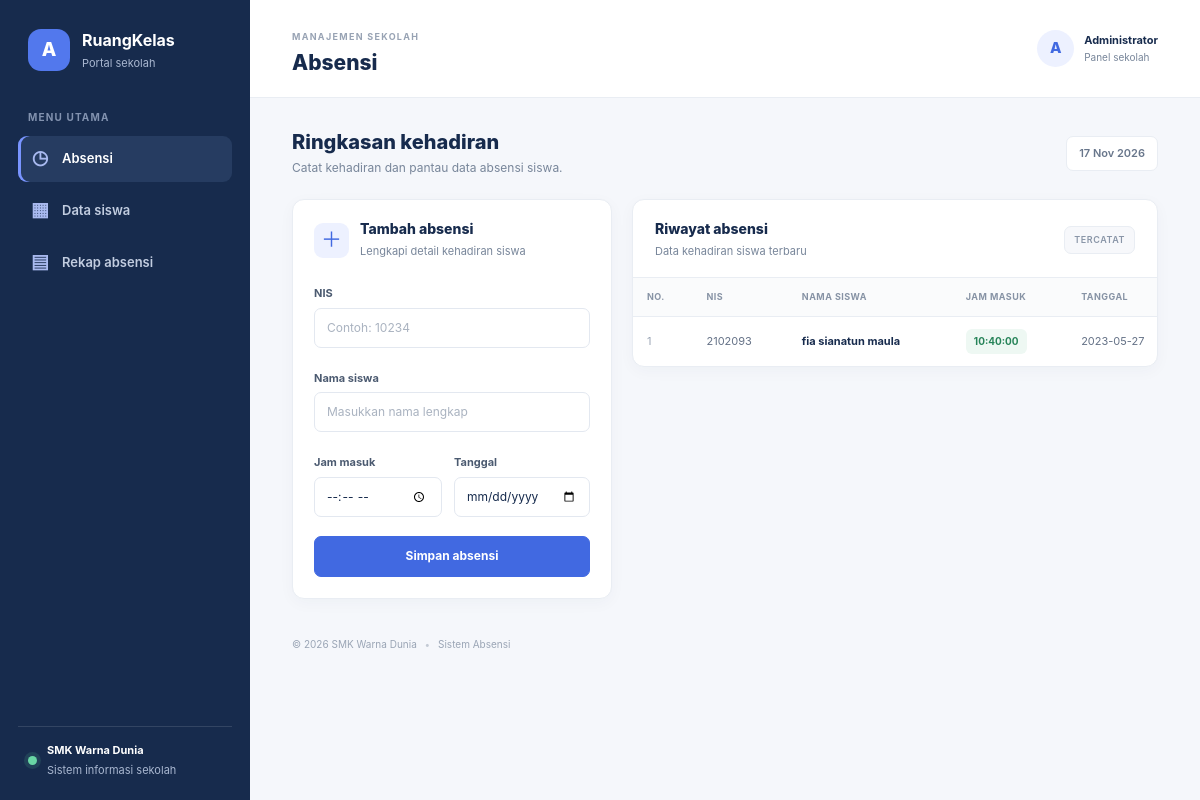
The page / on the database its author committed.
### tables this page shows
CREATE TABLE `absen` (
  `nis` int(11) NOT NULL,
  `nama` varchar(25) NOT NULL,
  `jam_absen` time NOT NULL,
  `tanggal` date NOT NULL
);

### home.php (the view, shortened to what this page needs)
<?php
include "koneksi.php";
$sql = "SELECT * FROM absen ORDER BY tanggal DESC, jam_absen DESC, nis ASC";
$result = mysqli_query($koneksi, $sql);
?>
<div class="page-intro">
    <div>
        <h2>Ringkasan kehadiran</h2>
        <p>Catat kehadiran dan pantau data absensi siswa.</p>
    </div>
    <span class="date-pill"><?= date('d M Y') ?></span>
</div>
<div class="workspace-grid">
    <section class="panel form-panel">
        <div class="panel-heading">
            <div class="section-icon">＋</div>
            <div>
                <h3>Tambah absensi</h3>
                <p>Lengkapi detail kehadiran siswa</p>
            </div>
        </div>
        <form action="proses-tambah-absensi.php" method="post">
            <div class="mb-3">
                <label class="form-label" for="nis">NIS</label>
                <input id="nis" type="text" class="form-control" name="nis" placeholder="Contoh: 10234" required>
            </div>
            <div class="mb-3">
                <label class="form-label" for="nama">Nama siswa</label>
                <input id="nama" type="text" class="form-control" name="nama" placeholder="Masukkan nama lengkap" required>
            </div>
            <div class="form-row">
                <div class="mb-3">
                    <label class="form-label" for="jam_absen">Jam masuk</label>
                    <input id="jam_absen" type="time" class="form-control" name="jam_absen" required>
                </div>
                <div class="mb-3">
                    <label class="form-label" for="tanggal">Tanggal</label>
                    <input id="tanggal" type="date" class="form-control" name="tanggal" required>
                </div>
            </div>
            <button type="submit" class="btn btn-primary w-100" name="simpan" value="simpan">Simpan absensi</button>
        </form>
    </section>
    <section class="panel table-panel">
        <div class="panel-heading panel-heading-between">
            <div>
                <h3>Riwayat absensi</h3>
                <p>Data kehadiran siswa terbaru</p>
            </div>
            <span class="table-label">TERCATAT</span>
        </div>
        <div class="table-responsive">
            <table class="table modern-table align-middle">
                <thead>
                    <tr>
                        <th>No.</th>
                        <th>NIS</th>
                        <th>Nama siswa</th>
                        <th>Jam masuk</th>
                        <th>Tanggal</th>
                    </tr>
                </thead>
                <tbody>
                    <?php $i = 1; while ($data = mysqli_fetch_assoc($result)) { ?>
                        <tr>
                            <td class="row-number"><?= $i++ ?></td>
                            <td><?= htmlspecialchars($data['nis'], ENT_QUOTES, 'UTF-8') ?></td>
                            <td class="student-name"><?= htmlspecialchars($data['nama'], ENT_QUOTES, 'UTF-8') ?></td>
                            <td><span class="time-badge"><?= htmlspecialchars($data['jam_absen'], ENT_QUOTES, 'UTF-8') ?></span></td>
                            <td><?= htmlspecialchars($data['tanggal'], ENT_QUOTES, 'UTF-8') ?></td>
                        </tr>
                    <?php } ?>
                </tbody>
            </table>
        </div>
    </section>
</div>

### style.css (style rules this page uses)
:root { --ink: #172b4d; --muted: #78869a; --line: #e9edf3; --canvas: #f5f7fb; --blue: #4169e1; --blue-dark: #3156c8; --sidebar: #172b4d; --font-sans: Inter, "Segoe UI Variable", "Segoe UI", Arial, sans-serif; }
* { box-sizing: border-box; }
body { margin: 0; background: var(--canvas); color: var(--ink); font-family: var(--font-sans); }
.page-intro { display: flex; align-items: center; justify-content: space-between; gap: 20px; margin-bottom: 22px; }
.page-intro h2 { margin: 0; font-family: var(--font-sans); font-size: 20px; font-weight: 800; }
.page-intro p, .panel-heading p { margin: 5px 0 0; color: var(--muted); font-size: 12px; }
.date-pill, .table-label { display: inline-flex; align-items: center; padding: 8px 12px; border: 1px solid var(--line); border-radius: 7px; background: #fff; color: #68768b; font-size: 11px; font-weight: 600; }
.workspace-grid { display: grid; grid-template-columns: minmax(270px, 320px) minmax(0, 1fr); align-items: start; gap: 20px; }
.panel { min-width: 0; border: 1px solid var(--line); border-radius: 12px; background: #fff; box-shadow: 0 4px 16px rgba(25, 45, 80, .035); }
.form-panel { padding: 21px; }
.panel-heading { display: flex; align-items: center; gap: 11px; margin-bottom: 20px; }
.panel-heading-between { justify-content: space-between; padding: 21px 22px 18px; margin: 0; }
.panel-heading h3 { margin: 0; font-family: var(--font-sans); font-size: 14px; font-weight: 800; }
.panel-heading p { font-size: 11px; }
.section-icon { display: inline-flex; width: 35px; height: 35px; align-items: center; justify-content: center; border-radius: 9px; background: #edf1ff; color: var(--blue); font-size: 21px; }
.form-panel .form-label, .edit-card .form-label { margin-bottom: 6px; color: #4b5a70; font-size: 11px; font-weight: 700; }
.form-control, .form-select { min-height: 40px; border-color: #e3e8f0; border-radius: 7px; color: var(--ink); font-size: 12px; }
.form-control::placeholder { color: #aab3c0; }
.form-row { display: grid; grid-template-columns: 1fr 1fr; gap: 12px; }
.btn-primary { border-color: var(--blue); border-radius: 7px; background: var(--blue); font-size: 12px; font-weight: 700; }
.form-panel .btn-primary { min-height: 41px; margin-top: 3px; }
.table-panel { overflow: hidden; }
.table-label { padding: 6px 9px; background: #f7f8fb; color: #8a96a8; font-size: 9px; letter-spacing: .55px; }
.modern-table { min-width: 700px; margin: 0; border-top: 1px solid var(--line); color: #657287; font-size: 11px; }
.modern-table thead th { padding: 12px 14px; border-bottom: 1px solid var(--line); background: #fafbfc; color: #8793a5; font-size: 9px; font-weight: 700; letter-spacing: .45px; text-transform: uppercase; white-space: nowrap; }
.modern-table tbody td { padding: 12px 14px; border-color: #f0f2f6; vertical-align: middle; }
.modern-table tbody tr:last-child td { border-bottom: 0; }
.row-number { color: #9aa5b5; }
.student-name { color: var(--ink); font-weight: 700; white-space: nowrap; }
.time-badge { display: inline-block; padding: 5px 8px; border-radius: 6px; background: #eef8f3; color: #278459; font-size: 10px; font-weight: 700; }

### rows shown on the page
absen: nis "2102093", nama "fia sianatun maula", jam_absen "10:40:00", tanggal "2023-05-27"

### other values the page prints
$pageTitles[$page] "Absensi"
